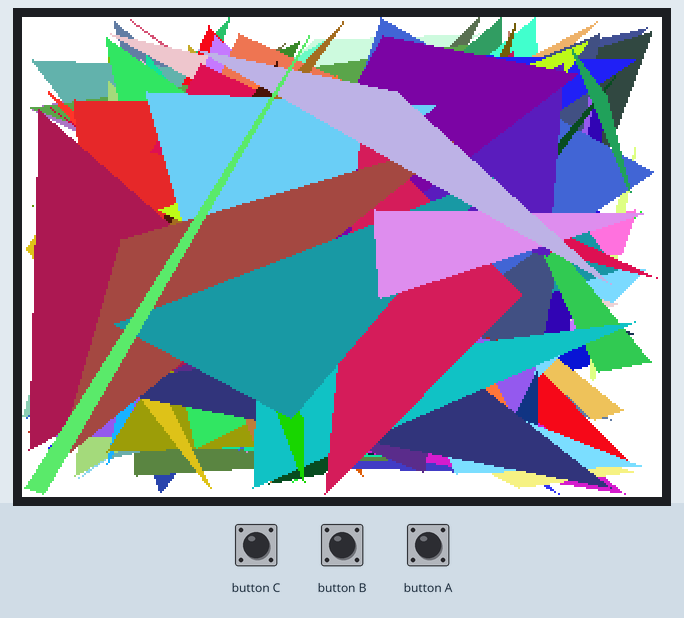
The sketch below on a simulated ESP32. On the bench: 320×240 colour display. The inputs (shaded band) are chosen by the test bench. Random numbers use the default seed unless the sketch sets one.

Above: at 1.4 s.
1.5 s: button C pressed for 0.15 s
At 1.6 s:
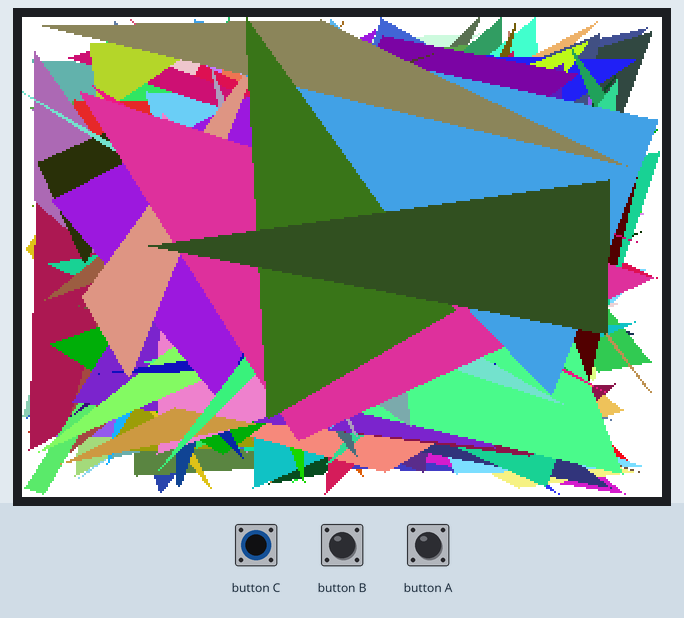
4.7 s: button B pressed for 0.15 s
At 4.96 s:
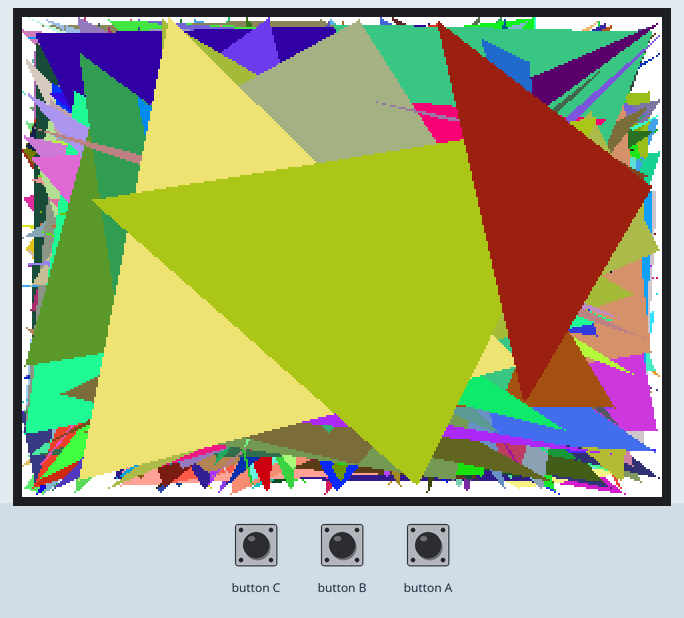
5.4 s: button A pressed for 0.15 s
At 5.57 s:
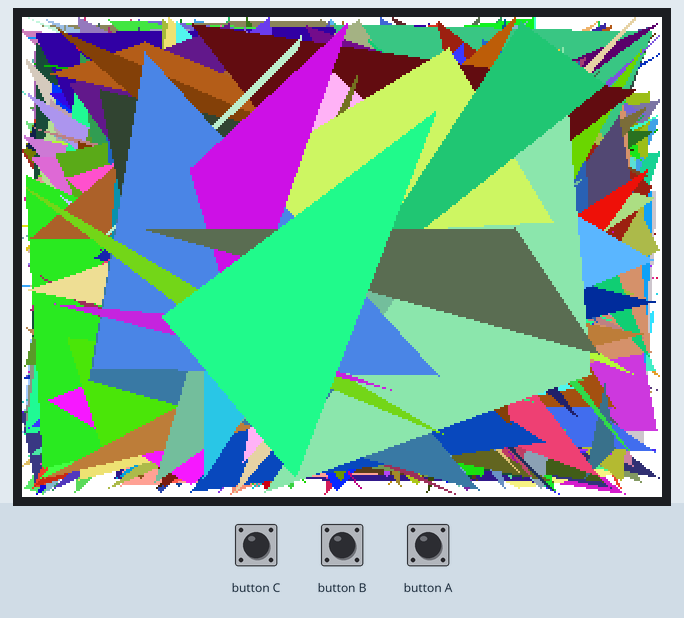
6.1 s: button C pressed for 1 s
Timing chart, 0 to 8.7 s (numbered marks = the images above; inputs shaded):
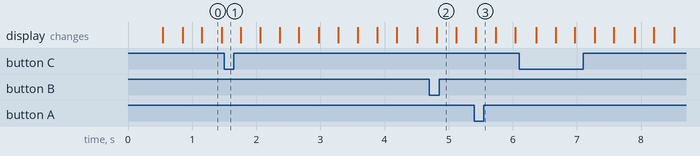

The sketch:

ickey.ino
```cpp
#include <M5Stack.h>

/* After M5Core is started or reset
the program in the setUp () function will be run, and this part will only be run
once. */
void setup() {
    M5.begin();        // Init M5Core.
    M5.Power.begin();  // Init Power module.
    M5.Lcd.fillScreen(WHITE);  // Set the screen background.
}  // Construct a triangle with (x1,y1) (x2,y2) (x3,y3) as its vertices

/* After the program in setup() runs, it runs the program in loop()
The loop() function is an infinite loop in which the program runs repeatedly*/

void loop() {
    M5.Lcd.fillTriangle(random(M5.Lcd.width() - 1), random(M5.Lcd.height() - 1),
                        random(M5.Lcd.width() - 1), random(M5.Lcd.height() - 1),
                        random(M5.Lcd.width() - 1), random(M5.Lcd.height() - 1),
                        random(0xfffe));

    M5.update();  // Read the press state of the key.
}
```
